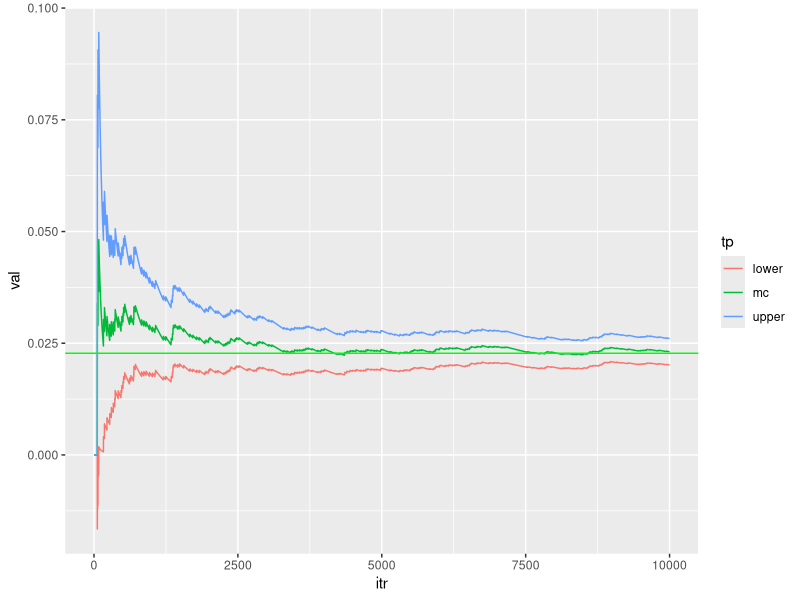
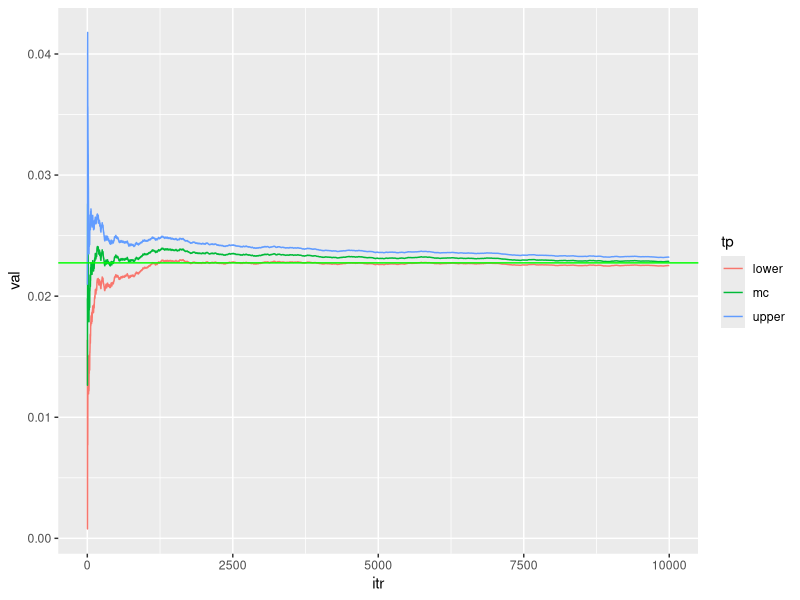
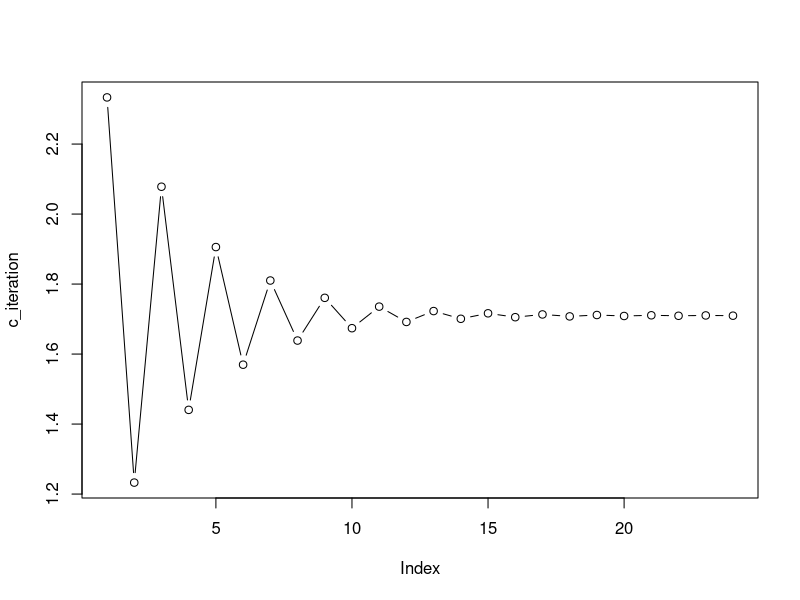
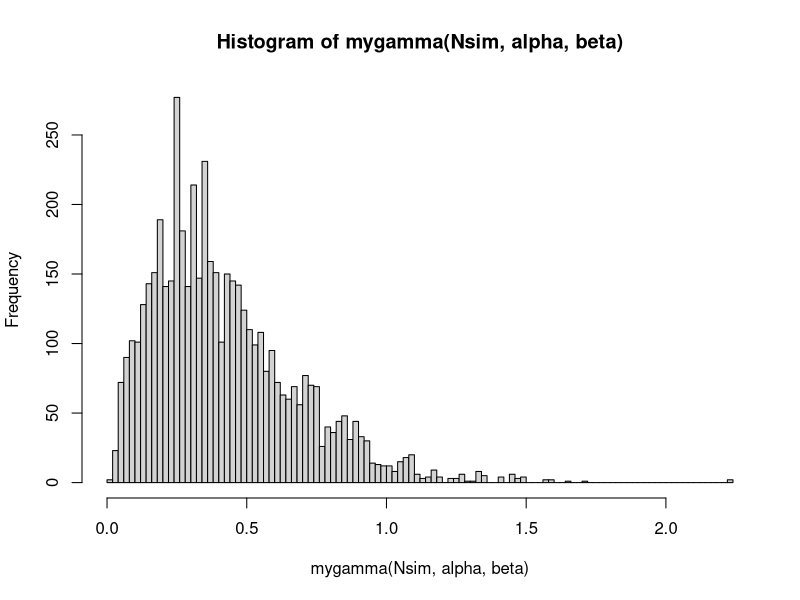

Write the R code that produced these figures, in order.
## ---- chunk 1
Nsim=10^4

indicator=function(x){
y=ifelse((x>2),1,0)
return(y)}

newdata<-rnorm(Nsim, 0,1 )

mc=c(); v=c(); upper=c(); lower=c()

for (j in 1:Nsim)
{
mc[j]=mean(indicator(newdata[1:j]))
v[j]=(j^{-1})*var(indicator(newdata[1:j]))
upper[j]=mc[j]+1.96*sqrt(v[j])
lower[j]=mc[j]-1.96*sqrt(v[j])
}

library(ggplot2)
values=c(mc,upper,lower)
type=c(rep("mc",Nsim),rep("upper",Nsim),rep("lower",Nsim))
iter=rep(seq(1:Nsim),3)
data=data.frame(val=values, tp=type, itr=iter)
Rcode<-ggplot(data,aes(itr,val,col=tp))+geom_line(size=0.5)
Rcode+geom_hline(yintercept=1-pnorm(2),color="green",size=0.5)
## ---- chunk 2
Nsim=10^4
normal_density=function(x)
{y=(1/sqrt(2*pi))*exp(-0.5*(x^2))
return(y)}
x=2-log(runif(Nsim))
ImpS=c(); v=c(); upper=c(); lower=c()
for (j in 1:Nsim)
{
ImpS[j]=mean(normal_density(x[1:j])/exp(-(x[1:j]-2)))
v[j]=(j^{-1})*var(normal_density(x[1:j])/exp(-(x[1:j]-2)))
upper[j]=ImpS[j]+1.96*sqrt(v[j])
lower[j]=ImpS[j]-1.96*sqrt(v[j])
}

library(ggplot2)
values=c(ImpS,upper,lower)
type=c(rep("mc",Nsim),rep("upper",Nsim),rep("lower",Nsim))
iter=rep(seq(1:Nsim),3)
data=data.frame(val=values, tp=type, itr=iter)
ggplot(data,aes(itr,val,col=tp))+geom_line(size=0.5)+
geom_hline(yintercept=1-pnorm(2),color="green",size=0.5)

## ---- chunk 3
f_firstorder=function(x){x^3-5}
f_secondorder=function(x){3*x}
x_old=1;tolerance=1e-3
max_its=2000;iteration=1;difference=2
c_iteration<-c() ## to collect numbers generated in the iteration process 
while(difference>tolerance & iteration<max_its){
  x_updated=x_old-(f_firstorder(x_old)/f_secondorder(x_old))
  difference=abs(x_updated-x_old);
  iteration=iteration+1;
  x_old=x_updated
  c_iteration<-c(c_iteration,x_updated)}

plot(c_iteration,type="b")
## ---- chunk 4
# Data generation
set.seed(123)
n=500
x1_norm<-rnorm(n)
x2_norm<-rnorm(n,3,4)
x3_norm<-rnorm(n,4,6)
x_combined<-cbind(1,x1_norm,x2_norm,x3_norm) # dimension: n*4
coefficients_new<-c(1,2,3,4)  #true regression coefficient
inv_logit<-function(x,b){exp(x%*%b)/(1+exp(x%*%b))}
prob_generated<-inv_logit(x_combined,coefficients_new)
y<-c()
for (i in 1:n) {y[i]<-rbinom(1,1,prob_generated[i])}

# Newton Raphson

#We need to set random starting values.
beta_old<-c(1,1,1,1)
tolerance=1e-3
max_its=2000;iteration=1;difference=2
W<-matrix(0,n,n)

while(difference>tolerance & iteration<max_its)
  {
  # The first order
  f_firstorder<-t(x_combined)%*%(y-inv_logit(x_combined,beta_old))
  # The second order
  diag(W) = inv_logit(x_combined,beta_old)*(1-inv_logit(x_combined,beta_old))
  f_secondorder<--t(x_combined)%*%W%*%x_combined
  # Calculate the beta_updated
  beta_updated=beta_old-(solve(f_secondorder)%*%f_firstorder)
  difference=max(abs(beta_updated-beta_old));
  iteration=iteration+1;
  beta_old=beta_updated}

beta_old

## ---- chunk 5
alpha=2.7; beta=6.3 # I randomly chose alpha and beta values for the target gamma function

Nsim=5000  ## define the number of iteration 

X=c(rgamma(1,1)) # initialize the chain from random starting numbers
mygamma<-function(Nsim,alpha,beta){
for (i in 2:Nsim){
  Y=rnorm(1)
  rho=dgamma(Y,alpha,beta)*dnorm(X[i-1])/(dgamma(X[i-1],alpha,beta)*dnorm(Y))
  X[i]=X[i-1] + (Y-X[i-1])*(runif(1)<rho)
}
X
}

hist(mygamma(Nsim,alpha,beta), breaks = 100)
